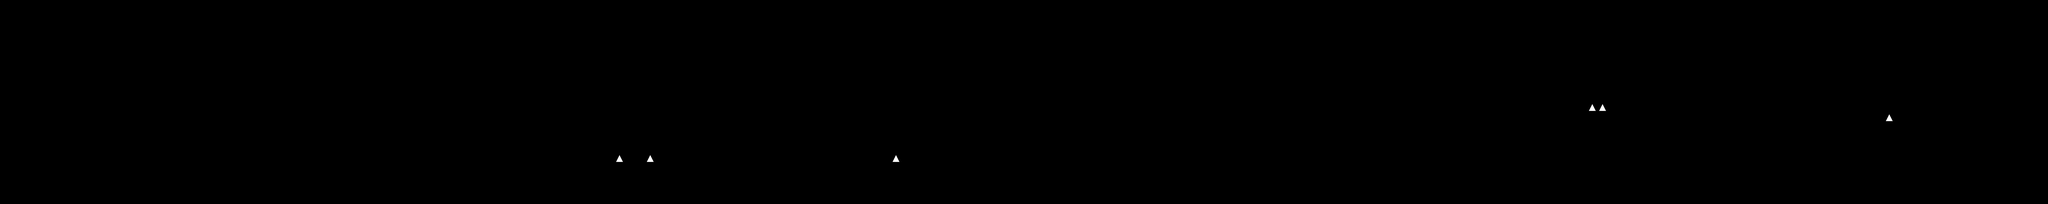

Tiled map render using the project's own tile images. Description and the map definition, with tile-layer contents summarised, below:
An orthogonal 200x20 tile map with 32x32 px tiles, 2 tile layers (tileLayer, hazardLayer) and 155 objects (71x color, 46x coin, 10x flyer, 8x staticshooter, 4x spike, ...).

<map version="1.0" orientation="orthogonal" renderorder="right-down" width="200" height="20" tilewidth="32" tileheight="32" nextobjectid="331">
 <tileset firstgid="1" name="worlds" tilewidth="32" tileheight="32" spacing="8" margin="4" tilecount="9" columns="9">
  <image source="tiles.png" width="360" height="40" />
 </tileset>
 <layer name="tileLayer" width="200" height="20">
  <data>[4000 cells, 506 non-empty, 8 distinct tile ids]</data>
 </layer>
 <objectgroup name="gameObjects">
  <object id="1" name="player" x="64" y="512" width="32" height="64" />
  <object id="3" name="staticshooter" x="1472" y="288" width="32" height="64" />
  <object id="5" name="staticshooter" x="1856" y="384" width="32" height="64" />
  <object id="6" name="jumper" x="2080" y="416" width="32" height="64" />
  <object id="7" name="jumper" x="4128" y="320" width="32" height="64" />
  <object id="9" name="flyer" x="4480" y="96" width="32" height="64" />
  <object id="11" name="jumper" x="5856" y="96" width="32" height="64" />
  <object id="13" name="flyer" x="2880" y="384" width="32" height="64" />
  <object id="14" name="flyer" x="3488" y="320" width="32" height="64" />
  <object id="15" name="staticshooter" x="4064" y="320" width="32" height="64" />
  <object id="17" name="staticshooter" x="5280" y="288" width="32" height="64" />
  <object id="24" name="exit" x="6336" y="256" width="64" height="96" />
  <object id="164" name="coin" x="5440" y="224" width="32" height="32" />
  <object id="169" name="coin" x="2432" y="384" width="32" height="32" />
  <object id="171" name="flyer" x="960" y="416" width="32" height="64" />
  <object id="190" name="coin" x="2048" y="64" width="32" height="32" />
  <object id="195" name="coin" x="2080" y="32" width="32" height="32" />
  <object id="196" name="coin" x="1760" y="352" width="32" height="32" />
  <object id="197" name="coin" x="1728" y="288" width="32" height="32" />
  <object id="198" name="coin" x="2112" y="32" width="32" height="32" />
  <object id="199" name="coin" x="2080" y="64" width="32" height="32" />
  <object id="200" name="coin" x="2112" y="96" width="32" height="32" />
  <object id="201" name="coin" x="2464" y="352" width="32" height="32" />
  <object id="202" name="coin" x="2080" y="96" width="32" height="32" />
  <object id="203" name="coin" x="2912" y="480" width="32" height="32" />
  <object id="205" name="coin" x="2400" y="416" width="32" height="32" />
  <object id="206" name="coin" x="2880" y="480" width="32" height="32" />
  <object id="207" name="coin" x="2816" y="480" width="32" height="32" />
  <object id="213" name="coin" x="2496" y="384" width="32" height="32" />
  <object id="216" name="coin" x="2848" y="480" width="32" height="32" />
  <object id="219" name="coin" x="4192" y="160" width="32" height="32" />
  <object id="220" name="coin" x="3744" y="320" width="32" height="32" />
  <object id="221" name="coin" x="3776" y="352" width="32" height="32" />
  <object id="222" name="coin" x="4064" y="288" width="32" height="32" />
  <object id="223" name="coin" x="4416" y="544" width="32" height="32" />
  <object id="224" name="coin" x="4096" y="256" width="32" height="32" />
  <object id="225" name="coin" x="4448" y="512" width="32" height="32" />
  <object id="227" name="coin" x="4384" y="544" width="32" height="32" />
  <object id="228" name="coin" x="4480" y="576" width="32" height="32" />
  <object id="230" name="coin" x="4448" y="576" width="32" height="32" />
  <object id="231" name="coin" x="4416" y="576" width="32" height="32" />
  <object id="232" name="coin" x="4480" y="544" width="32" height="32" />
  <object id="233" name="coin" x="4384" y="576" width="32" height="32" />
  <object id="234" name="coin" x="4448" y="544" width="32" height="32" />
  <object id="235" name="coin" x="5568" y="96" width="32" height="32" />
  <object id="238" name="coin" x="5600" y="96" width="32" height="32" />
  <object id="239" name="coin" x="5408" y="224" width="32" height="32" />
  <object id="256" name="walker" x="3360" y="320" width="32" height="64" />
  <object id="257" name="flyer" x="704" y="384" width="32" height="64" />
  <object id="258" name="walker" x="1312" y="320" width="32" height="64" />
  <object id="259" name="flyer" x="2304" y="416" width="32" height="64" />
  <object id="260" name="flyer" x="4288" y="192" width="32" height="64" />
  <object id="261" name="flyer" x="5184" y="192" width="32" height="64" />
  <object id="262" name="flyer" x="5184" y="288" width="32" height="64" />
  <object id="263" name="flyer" x="5536" y="480" width="32" height="64" />
  <object id="264" name="powerup" x="5440" y="256" width="32" height="32" />
  <object id="270" name="coin" x="5504" y="128" width="32" height="32" />
  <object id="271" name="coin" x="5504" y="160" width="32" height="32" />
  <object id="272" name="coin" x="5504" y="96" width="32" height="32" />
  <object id="273" name="coin" x="5536" y="96" width="32" height="32" />
  <object id="274" name="coin" x="5664" y="512" width="32" height="32" />
  <object id="275" name="coin" x="5728" y="512" width="32" height="32" />
  <object id="276" name="coin" x="4384" y="512" width="32" height="32" />
  <object id="277" name="coin" x="4416" y="512" width="32" height="32" />
  <object id="278" name="staticshooter" x="1088" y="352" width="32" height="64" />
  <object id="279" name="spike" x="3072" y="320" width="32" height="32" />
  <object id="280" name="spike" x="4352" y="224" width="32" height="32" />
  <object id="281" name="coin" x="4480" y="512" width="32" height="32" />
  <object id="287" name="coin" x="2112" y="64" width="32" height="32" />
  <object id="291" name="staticshooter" x="2976" y="416" width="32" height="64" />
  <object id="292" name="staticshooter" x="5056" y="192" width="32" height="64" />
  <object id="293" name="walker" x="5760" y="512" width="32" height="64" />
  <object id="294" name="staticshooter" x="6176" y="384" width="32" height="64" />
  <object id="295" name="spike" x="5696" y="448" width="32" height="32" />
  <object id="296" name="spike" x="5472" y="384" width="32" height="32" />
  <object id="297" name="coin" x="2144" y="64" width="32" height="32" />
  <object id="299" name="coin" x="4224" y="128" width="32" height="32" />
 </objectgroup>
 <layer name="hazardLayer" width="200" height="20">
  <data>[4000 cells, 7 non-empty, 2 distinct tile ids]</data>
 </layer>
 <objectgroup name="colors">
  <object id="2" name="color" x="320" y="544" width="160" height="96" />
  <object id="12" name="color" x="2528" y="416" width="128" height="224" />
  <object id="19" name="color" x="3552" y="320" width="128" height="160" />
  <object id="20" name="color" x="3808" y="480" width="96.6466" height="127.513" rotation="0.289966" />
  <object id="23" name="color" x="4512" y="128" width="64" height="512" />
  <object id="24" name="color" x="4576" y="288" width="32" height="352" />
  <object id="25" name="color" x="4736" y="288" width="64" height="64" />
  <object id="27" name="color" x="5504" y="608" width="64" height="32" />
  <object id="34" name="color" x="3264" y="384" width="192" height="64" />
  <object id="65" name="color" x="576" y="480" width="160" height="64" />
  <object id="67" name="color" x="800" y="384" width="64" height="64" />
  <object id="69" name="color" x="1472" y="352" width="64" height="64" />
  <object id="70" name="color" x="0" y="576" width="384" height="64" />
  <object id="71" name="color" x="928" y="480" width="160" height="160" />
  <object id="72" name="color" x="1216" y="384" width="160" height="256" />
  <object id="74" name="color" x="1088" y="416" width="160" height="224" />
  <object id="77" name="color" x="1632" y="256" width="64" height="64" />
  </objectgroup>
 <objectgroup name="background">
  <!-- 20 objects omitted --></objectgroup>
</map>
<!-- 61 of 155 objects omitted -->
